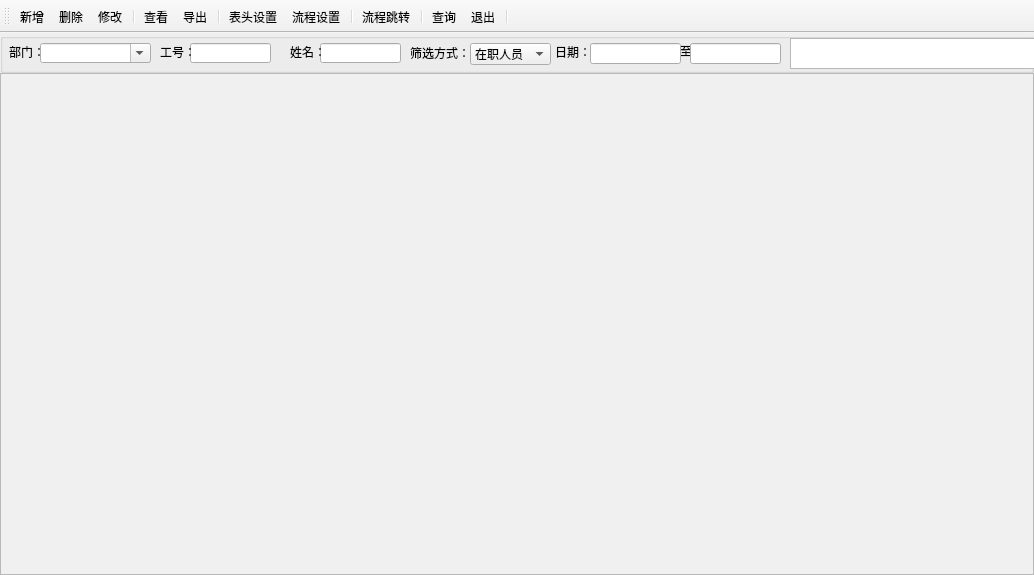
<?xml version="1.0" encoding="UTF-8"?>
<ui version="4.0">
 <class>MainWindow</class>
 <widget class="QMainWindow" name="MainWindow">
  <property name="enabled">
   <bool>true</bool>
  </property>
  <property name="geometry">
   <rect>
    <x>0</x>
    <y>0</y>
    <width>1034</width>
    <height>575</height>
   </rect>
  </property>
  <property name="acceptDrops">
   <bool>false</bool>
  </property>
  <property name="windowTitle">
   <string>人员信息</string>
  </property>
  <property name="windowIcon">
   <iconset>
    <normaloff>ICO/png/571417.png</normaloff>ICO/png/571417.png</iconset>
  </property>
  <property name="documentMode">
   <bool>false</bool>
  </property>
  <property name="dockNestingEnabled">
   <bool>false</bool>
  </property>
  <property name="unifiedTitleAndToolBarOnMac">
   <bool>false</bool>
  </property>
  <widget class="QWidget" name="centralwidget">
   <layout class="QGridLayout" name="gridLayout_2">
    <property name="leftMargin">
     <number>0</number>
    </property>
    <property name="topMargin">
     <number>0</number>
    </property>
    <property name="rightMargin">
     <number>0</number>
    </property>
    <property name="bottomMargin">
     <number>0</number>
    </property>
    <property name="spacing">
     <number>0</number>
    </property>
    <item row="0" column="0">
     <layout class="QGridLayout" name="gridLayout">
      <property name="spacing">
       <number>0</number>
      </property>
      <item row="0" column="0">
       <widget class="QGroupBox" name="groupBox">
        <property name="maximumSize">
         <size>
          <width>16777215</width>
          <height>40</height>
         </size>
        </property>
        <property name="title">
         <string/>
        </property>
        <widget class="QLineEdit" name="ryxx_gonghao__text">
         <property name="geometry">
          <rect>
           <x>190</x>
           <y>10</y>
           <width>81</width>
           <height>20</height>
          </rect>
         </property>
         <property name="minimumSize">
          <size>
           <width>81</width>
           <height>20</height>
          </size>
         </property>
         <property name="maximumSize">
          <size>
           <width>81</width>
           <height>20</height>
          </size>
         </property>
        </widget>
        <widget class="QLineEdit" name="ryxx_xingming">
         <property name="geometry">
          <rect>
           <x>320</x>
           <y>10</y>
           <width>81</width>
           <height>20</height>
          </rect>
         </property>
         <property name="minimumSize">
          <size>
           <width>81</width>
           <height>20</height>
          </size>
         </property>
         <property name="maximumSize">
          <size>
           <width>81</width>
           <height>20</height>
          </size>
         </property>
         <property name="cursorMoveStyle">
          <enum>Qt::LogicalMoveStyle</enum>
         </property>
        </widget>
        <widget class="QLabel" name="label_5">
         <property name="geometry">
          <rect>
           <x>555</x>
           <y>11</y>
           <width>31</width>
           <height>16</height>
          </rect>
         </property>
         <property name="maximumSize">
          <size>
           <width>36</width>
           <height>16</height>
          </size>
         </property>
         <property name="text">
          <string>日期：</string>
         </property>
        </widget>
        <widget class="QLabel" name="label_2">
         <property name="geometry">
          <rect>
           <x>9</x>
           <y>11</y>
           <width>31</width>
           <height>16</height>
          </rect>
         </property>
         <property name="maximumSize">
          <size>
           <width>36</width>
           <height>16</height>
          </size>
         </property>
         <property name="styleSheet">
          <string notr="true"/>
         </property>
         <property name="text">
          <string>部门：</string>
         </property>
        </widget>
        <widget class="QLabel" name="label_3">
         <property name="geometry">
          <rect>
           <x>160</x>
           <y>11</y>
           <width>31</width>
           <height>16</height>
          </rect>
         </property>
         <property name="maximumSize">
          <size>
           <width>36</width>
           <height>16</height>
          </size>
         </property>
         <property name="text">
          <string>工号：</string>
         </property>
        </widget>
        <widget class="QLabel" name="label_4">
         <property name="geometry">
          <rect>
           <x>290</x>
           <y>11</y>
           <width>31</width>
           <height>16</height>
          </rect>
         </property>
         <property name="maximumSize">
          <size>
           <width>36</width>
           <height>16</height>
          </size>
         </property>
         <property name="text">
          <string>姓名：</string>
         </property>
        </widget>
        <widget class="QLabel" name="label_6">
         <property name="geometry">
          <rect>
           <x>680</x>
           <y>10</y>
           <width>16</width>
           <height>16</height>
          </rect>
         </property>
         <property name="text">
          <string>至</string>
         </property>
        </widget>
        <widget class="QLabel" name="label_13">
         <property name="geometry">
          <rect>
           <x>410</x>
           <y>10</y>
           <width>60</width>
           <height>20</height>
          </rect>
         </property>
         <property name="maximumSize">
          <size>
           <width>60</width>
           <height>20</height>
          </size>
         </property>
         <property name="text">
          <string>筛选方式：</string>
         </property>
        </widget>
        <widget class="QComboBox" name="ryxx_shaixuan">
         <property name="geometry">
          <rect>
           <x>470</x>
           <y>10</y>
           <width>81</width>
           <height>22</height>
          </rect>
         </property>
         <item>
          <property name="text">
           <string>在职人员</string>
          </property>
         </item>
         <item>
          <property name="text">
           <string>入职日期</string>
          </property>
         </item>
         <item>
          <property name="text">
           <string>生日日期</string>
          </property>
         </item>
         <item>
          <property name="text">
           <string>离职人员</string>
          </property>
         </item>
        </widget>
        <widget class="QComboBox" name="ryxx_bumen_text">
         <property name="geometry">
          <rect>
           <x>40</x>
           <y>10</y>
           <width>111</width>
           <height>20</height>
          </rect>
         </property>
         <property name="maximumSize">
          <size>
           <width>800</width>
           <height>20</height>
          </size>
         </property>
         <property name="editable">
          <bool>true</bool>
         </property>
        </widget>
        <widget class="QTextEdit" name="textEdit">
         <property name="geometry">
          <rect>
           <x>790</x>
           <y>5</y>
           <width>291</width>
           <height>31</height>
          </rect>
         </property>
        </widget>
        <widget class="QLineEdit" name="ryxx_Q_riqi">
         <property name="geometry">
          <rect>
           <x>590</x>
           <y>10</y>
           <width>91</width>
           <height>21</height>
          </rect>
         </property>
        </widget>
        <widget class="QLineEdit" name="ryxx_J_riqi">
         <property name="geometry">
          <rect>
           <x>690</x>
           <y>10</y>
           <width>91</width>
           <height>21</height>
          </rect>
         </property>
        </widget>
       </widget>
      </item>
      <item row="1" column="0">
       <widget class="QTableWidget" name="ryxx_tableWidget">
        <property name="sizePolicy">
         <sizepolicy hsizetype="Preferred" vsizetype="Preferred">
          <horstretch>0</horstretch>
          <verstretch>0</verstretch>
         </sizepolicy>
        </property>
        <property name="palette">
         <palette>
          <active>
           <colorrole role="Base">
            <brush brushstyle="SolidPattern">
             <color alpha="255">
              <red>240</red>
              <green>240</green>
              <blue>240</blue>
             </color>
            </brush>
           </colorrole>
          </active>
          <inactive>
           <colorrole role="Base">
            <brush brushstyle="SolidPattern">
             <color alpha="255">
              <red>240</red>
              <green>240</green>
              <blue>240</blue>
             </color>
            </brush>
           </colorrole>
          </inactive>
          <disabled>
           <colorrole role="Base">
            <brush brushstyle="SolidPattern">
             <color alpha="255">
              <red>240</red>
              <green>240</green>
              <blue>240</blue>
             </color>
            </brush>
           </colorrole>
          </disabled>
         </palette>
        </property>
        <property name="autoScroll">
         <bool>true</bool>
        </property>
       </widget>
      </item>
     </layout>
    </item>
   </layout>
  </widget>
  <widget class="QToolBar" name="toolBar">
   <property name="windowTitle">
    <string>人员信息</string>
   </property>
   <property name="allowedAreas">
    <set>Qt::AllToolBarAreas</set>
   </property>
   <property name="orientation">
    <enum>Qt::Horizontal</enum>
   </property>
   <property name="iconSize">
    <size>
     <width>35</width>
     <height>35</height>
    </size>
   </property>
   <property name="toolButtonStyle">
    <enum>Qt::ToolButtonTextUnderIcon</enum>
   </property>
   <attribute name="toolBarArea">
    <enum>TopToolBarArea</enum>
   </attribute>
   <attribute name="toolBarBreak">
    <bool>false</bool>
   </attribute>
   <addaction name="action_xinzeng"/>
   <addaction name="action_shanchu"/>
   <addaction name="action_xiugai"/>
   <addaction name="separator"/>
   <addaction name="action_chakan"/>
   <addaction name="action_daochu"/>
   <addaction name="separator"/>
   <addaction name="action_biaotoushezhi"/>
   <addaction name="action_liuchengshezhi"/>
   <addaction name="separator"/>
   <addaction name="action_liuchengtiaozhuan"/>
   <addaction name="separator"/>
   <addaction name="action_chaxun"/>
   <addaction name="action_tuichu"/>
   <addaction name="separator"/>
  </widget>
  <action name="action_xinzeng">
   <property name="icon">
    <iconset>
     <normaloff>ICO/png/1081676.png</normaloff>ICO/png/1081676.png</iconset>
   </property>
   <property name="text">
    <string>新增</string>
   </property>
  </action>
  <action name="action_shanchu">
   <property name="icon">
    <iconset>
     <normaloff>ICO/png/1081640.png</normaloff>ICO/png/1081640.png</iconset>
   </property>
   <property name="text">
    <string>删除</string>
   </property>
  </action>
  <action name="action_xiugai">
   <property name="icon">
    <iconset>
     <normaloff>ICO/png/1073170.png</normaloff>ICO/png/1073170.png</iconset>
   </property>
   <property name="text">
    <string>修改</string>
   </property>
  </action>
  <action name="action_chakan">
   <property name="icon">
    <iconset>
     <normaloff>ICO/png/1081662.png</normaloff>ICO/png/1081662.png</iconset>
   </property>
   <property name="text">
    <string>查看</string>
   </property>
  </action>
  <action name="action_daochu">
   <property name="icon">
    <iconset>
     <normaloff>ICO/png/1081656.png</normaloff>ICO/png/1081656.png</iconset>
   </property>
   <property name="text">
    <string>导出</string>
   </property>
  </action>
  <action name="action_liuchengtiaozhuan">
   <property name="icon">
    <iconset>
     <normaloff>ICO/png/1081628.png</normaloff>ICO/png/1081628.png</iconset>
   </property>
   <property name="text">
    <string>流程跳转</string>
   </property>
  </action>
  <action name="action_chaxun">
   <property name="icon">
    <iconset>
     <normaloff>ICO/png/1168148.png</normaloff>ICO/png/1168148.png</iconset>
   </property>
   <property name="text">
    <string>查询</string>
   </property>
  </action>
  <action name="action_tuichu">
   <property name="icon">
    <iconset>
     <normaloff>ICO/png/1110305.png</normaloff>ICO/png/1110305.png</iconset>
   </property>
   <property name="text">
    <string>退出</string>
   </property>
  </action>
  <action name="action_biaotoushezhi">
   <property name="icon">
    <iconset>
     <normaloff>ICO/png/1187149.png</normaloff>ICO/png/1187149.png</iconset>
   </property>
   <property name="text">
    <string>表头设置</string>
   </property>
  </action>
  <action name="action_liuchengshezhi">
   <property name="icon">
    <iconset>
     <normaloff>ICO/png/1081680.png</normaloff>ICO/png/1081680.png</iconset>
   </property>
   <property name="text">
    <string>流程设置</string>
   </property>
  </action>
 </widget>
 <resources/>
 <connections/>
</ui>
